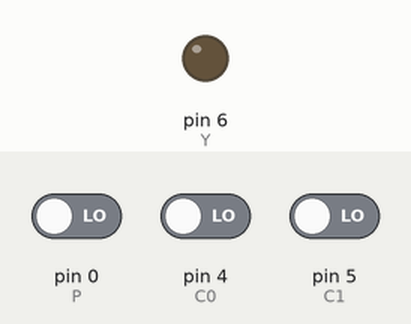
Recording of a program running on a simulated Arduino Uno, built with avr-gcc and run on an emulated ATmega328P. Parts: output pins drawn as LEDs (lit = HIGH). The test bench sets the inputs (shaded band); at power-on: pin 0 (P) LOW, pin 4 (C0) LOW, pin 5 (C1) LOW.

Above: at 1.2 s.
1.3 s: pin 0 (P) driven HIGH
At 2.2 s:
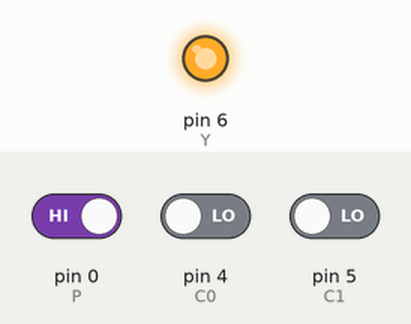
2.8 s: pin 0 (P) driven LOW
At 3.3 s:
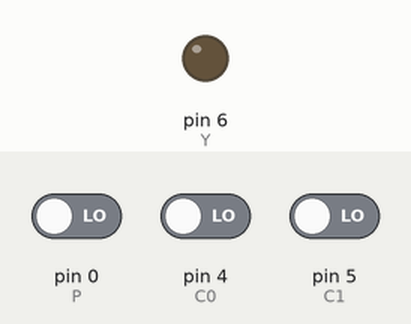
Timing chart, 0 to 5.8 s (numbered marks = the images above; inputs shaded):
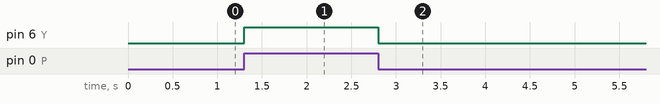

Measured:
- after the input at 1.3 s, pin 6 (Y): LOW → HIGH at once
- after the input at 2.8 s, pin 6 (Y): HIGH → LOW at once

The program:

main.cpp
```cpp
#include <Arduino.h>
// 4-to-1 multiplexer simulation using Arduino

const int P = 0;
const int Q = 1;
const int R = 2;
const int S = 3;

const int C0 = 4;
const int C1 = 5;

const int Y = 6;

void setup() {
  // Input data lines
  pinMode(P, INPUT);
  pinMode(Q, INPUT);
  pinMode(R, INPUT);
  pinMode(S, INPUT);

  // Select lines
  pinMode(C0, INPUT);
  pinMode(C1, INPUT);

  // Output line
  pinMode(Y, OUTPUT);
}

void loop() {
  int c0 = digitalRead(C0);
  int c1 = digitalRead(C1);
  int selected = (c1 << 1) | c0;

  int muxOut;

  switch (selected) {
    case 0: muxOut = digitalRead(P); break;
    case 1: muxOut = digitalRead(Q); break;
    case 2: muxOut = digitalRead(R); break;
    case 3: muxOut = digitalRead(S); break;
  }

  digitalWrite(Y, muxOut);
}
```
